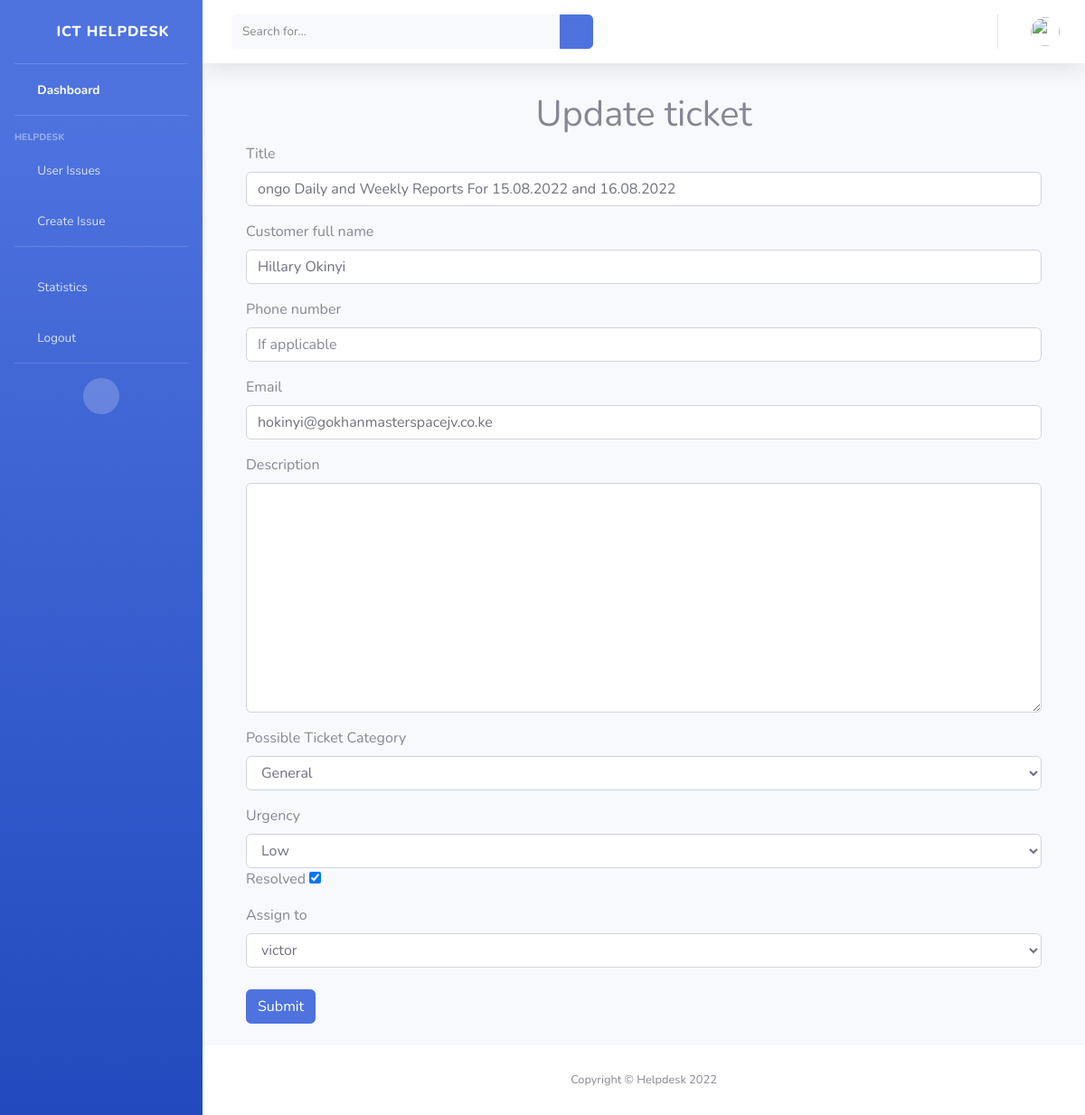
The page /update-ticket/104/ (signed in) on the database its author committed.
### ticketapp/models.py (models this page shows, shortened)
class Ticket(models.Model):
    TICKET_SECTIONS = (
        ('Software', 'Software'),
        ('Hardware', 'Hardware'),
        ('Applications', 'Applications'),
        ('Infrastructure and Networking', 'Infrastructure and Networking'),
        ('Database', 'Database'),
        ('Technical', 'Technical'),
        ('HR', 'HR'),
        ('Administration', 'Administration'),
        ('Transport', 'Transport'),
        ('General', 'General'),
    )
    TICKET_URGENCY = (
        ('Low', 'Low'),
        ('Medium', 'Medium'),
        ('High', 'High'),
        ('Urgent', 'Urgent'),
    )
    TICKET_STATUSES = (
        ('Pending', 'Pending'),
        ('Resolved', 'Resolved'),
        ('Unsolved', 'Unsolved'),
    )
    user = models.ForeignKey(
        User, on_delete=models.CASCADE, null=True, blank=True)
    ticket_id = models.CharField(max_length=8, unique=True, blank=True)
    title = models.CharField(max_length=500)
    issue_description = models.TextField(max_length=25000)
    customer_full_name = models.CharField(
        max_length=200, null=True, blank=True)
    customer_phone_number = models.CharField(
        max_length=20, null=True, blank=True)
    customer_email = models.EmailField(
        max_length=40, default='info@tdbsoft.co.ke')
    ticket_section = models.CharField(
        max_length=30, choices=TICKET_SECTIONS, null=True, blank=True, default='General')
    ticket_priority = models.CharField(
        max_length=100, null=True, blank=True, default="Low")
    completed_status = models.BooleanField(default=False)
    assigned_to = models.ForeignKey(
        User, on_delete=models.CASCADE, related_name='assigned_to', null=True, blank=True)
    resolved_by = models.ForeignKey(
        User, on_delete=models.CASCADE, related_name='resolved_by', null=True, blank=True)
    created_date = models.DateTimeField(auto_now_add=True, null=True)
    resolved_date = models.DateTimeField(null=True, blank=True)

### ticketapp/views.py (the view)
class TicketUpdateView(LoginRequiredMixin, generic.UpdateView):
    model = Ticket
    form_class = TicketUpdateForm
    template_name = 'ticketapp/ticket_update.html'

### ticketapp/templates/ticketapp/ticket_update.html (shortened to what this page needs)
{% extends 'ticketapp/base.html' %} {% block content %}
<div class="container bg-light mt-2 pt-2 pb-4">
  <h1 class="text-center">Update ticket</h1>
  <form action="" method="post">
    <div class="form-group">
      <label for="id_title">Title</label>
      {{form.title}}
    </div>
    <div class="form-group">
      <label for="id_customer_full_name">Customer full name</label>
      {{form.customer_full_name}}
    </div>
    <div class="form-group">
      <label for="id_customer_phone_number">Phone number</label>
      {{form.customer_phone_number}}
    </div>
    <div class="form-group">
      <label for="id_customer_email">Email</label>
      {{form.customer_email}}
    </div>
    <div class="form-group">
      <label for="id_issue_description">Description</label>
      {{form.issue_description}}
    </div>
    <div class="form-group">
      <label for="id_ticket_section">Possible Ticket Category</label>
      {{form.ticket_section}}
    </div>
    <div>
      <label for="id_urgent_status">Urgency</label>
      {{form.ticket_priority}}
    </div>
    <div>
      <label for="id_completed_status">Resolved</label>
      {{form.completed_status}}
    </div>
    <div class="form-group pt-2 pb-2">
      <label for="id_assigned_to">Assign to</label>
      {{form.assigned_to}}
    </div>
    <input type="submit" class="btn btn-primary" />
  </form>
</div>
{% endblock content %}

### rows shown on the page
Ticket: title "ongo Daily and Weekly Reports For 15.08.2022 and 16.08.2022", customer_full_name "Hillary Okinyi", customer_email "hokinyi@gokhanmasterspacejv.co.ke", ticket_section "General", ticket_priority "Low", completed_status "☑", assigned_to "victor"
